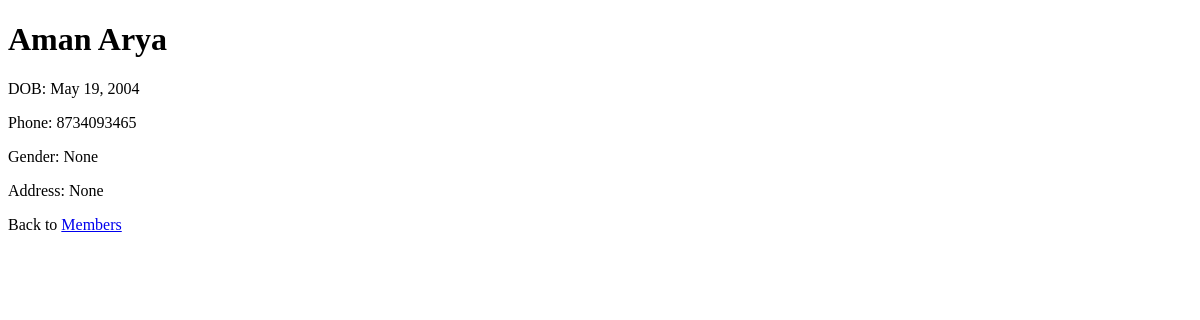
The page /members/details/8 on the database as committed earlier.
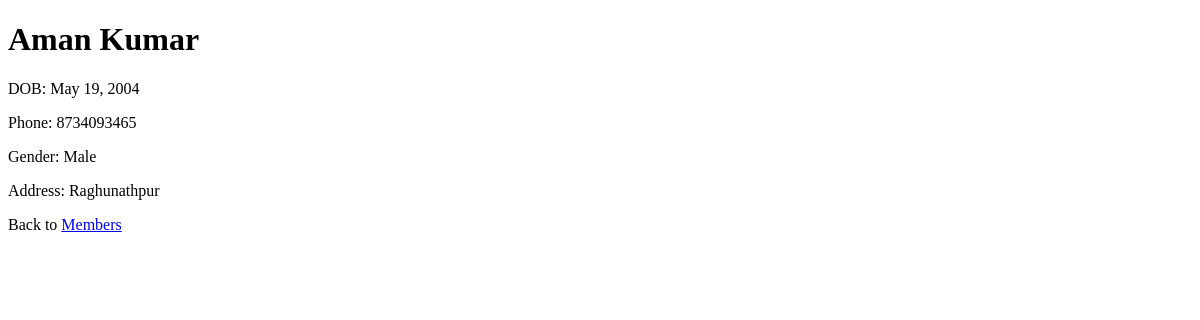
The same page on the database as committed later.
### members/models.py (models this page shows, shortened)
class Member(models.Model):
    first_name = models.CharField(max_length=255)
    last_name = models.CharField(max_length=255)
    dob = models.DateField(null=True)
    phone = models.IntegerField(null=True)
    gender = models.CharField(max_length=12, null=True)
    address = models.CharField(max_length=255, null=True)

### members/views.py (the view)
# urls.py: path("members/details/<int:id>", views.details, name="details"),
def details(request, id):
    mymember = Member.objects.get(id=id)
    template = loader.get_template("details.html")
    context = {
        "mymember" : mymember,
    }
    return HttpResponse(template.render(context, request))

### members/templates/details.html (shortened to what this page needs)
{% extends "master.html" %}
{% block content %}
    <h1>{{mymember.first_name}} {{mymember.last_name}}</h1>
    <p>DOB: {{mymember.dob}} </p>
    <p>Phone: {{mymember.phone}}</p>
    <p>Gender: {{mymember.gender}}</p>
    <P>Address: {{mymember.address}}</P>
    <p>Back to <a href="/members/">Members</a></p>
{% endblock %}

Rows that differ between the two databases and show on the page:
changed Member "Aman": last_name "Arya" → "Kumar"; gender "None" → "Male"; address "None" → "Raghunathpur"
